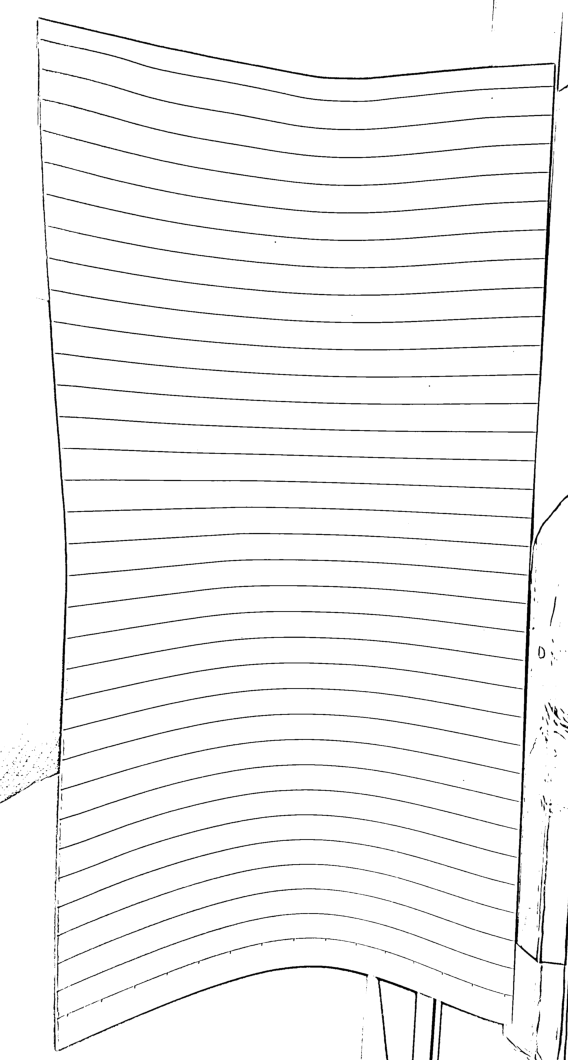
#> input picture Report/example_curve.png, 568 x 1060 px; its folder holds only this picture in this run
$ python -i basics.py   (imports and definitions only)
#> lines starting #> are read from the running program, lines starting #| are printed output that depends on the picture; after the words box and inside, x2 and y2 are one past the last pixel; in counts of white or black regions, pixels touching at a corner belong together
#> further down, picture is the input picture: shape (1060, 568, 3); min 0, max 255, mean 245.5
import cv2 as cv
import numpy as np
import matplotlib.pyplot as plt
from typing import Union
import math


class LineDetector:
    # [122 lines left out: functions __init__, get_valid_paths, mark_visited, line_detect, findall_lines, not called in this run]


class Curve:
    def __init__(self, cloud):
        self.cloud = cloud

    def point_at(self, t):
        return curve_fit(np.array([t]), self.cloud)[0]

    def velocity_at(self, t):
        return curve_fit(np.array([t]), self.cloud)[1]

    def velocity_at(self, t):
        return curve_fit(np.array([t]), self.cloud)[2]

# bump(variable, bin_size, starting_point, cur_bin, degree)
# https://personal.math.vt.edu/embree/math5466/lecture10.pdf
def step_function(x, start, end):
    return np.where((x >= start) & (x < end), 1.0, 0.0)

# [103 lines left out: functions bump, fn_fit, curve_fit, not called in this run]

# Energy minimizing algorithm

# Fast AI generated version for testing
def get_disc_kernel(radius):
    """Generates a normalized circular 2D kernel for convolution."""
    # Create a grid from -radius to +radius
    y, x = np.ogrid[-radius : radius + 1, -radius : radius + 1]
    mask = x**2 + y**2 <= radius**2
    kernel = mask.astype(np.float32)
    # Normalize so the sum of all weights equals 1.0 (calculates the mean)
    return kernel / np.sum(kernel)

def paper_clean_fast(img):
    print("Cleaning paper...")
    # Convert to float32 to prevent overflow during squaring and convolution
    img_float = img.astype(np.float32)

    # 1. Generate the circular kernels for radius r and R
    kernel_r2 = get_disc_kernel(3)
    kernel_r5 = get_disc_kernel(30)

    print("Computing global and local statistics simultaneously...")
    # 2. Compute pixel_brightness (radius 2 mean) across the entire image at once
    pixel_brightness = cv.filter2D(
        img_float, -1, kernel_r2, borderType=cv.BORDER_REFLECT
    )

    # 3. Compute local_brightness (radius 5 mean) across the entire image at once
    local_brightness = cv.filter2D(
        img_float, -1, kernel_r5, borderType=cv.BORDER_REFLECT
    )
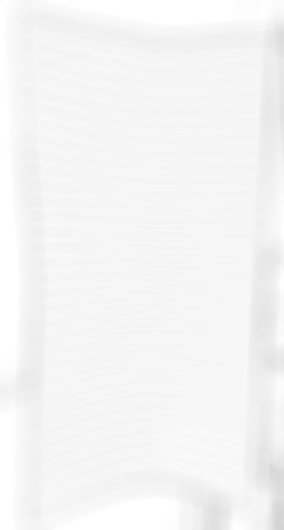
#> local_brightness: shape (1060, 568, 3) float32 (shown at 1/2 size); min 210.3, max 255, mean 245.5

    # 4. Compute local standard deviation mathematically: sqrt(E[X^2] - E[X]^2)
    img_sq = img_float**2
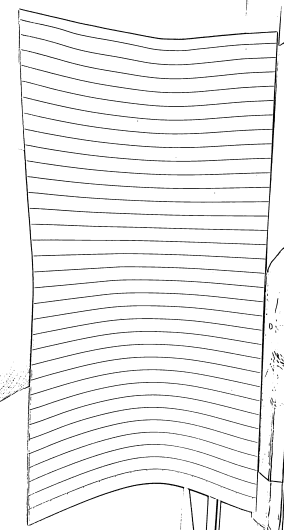
#> img_sq: shape (1060, 568, 3) float32 (shown at 1/2 size); min 0, max 65025, mean 61693.4; drawn with min black and max white
    local_mean_sq = cv.filter2D(
        img_sq, -1, kernel_r5, borderType=cv.BORDER_REFLECT
    )
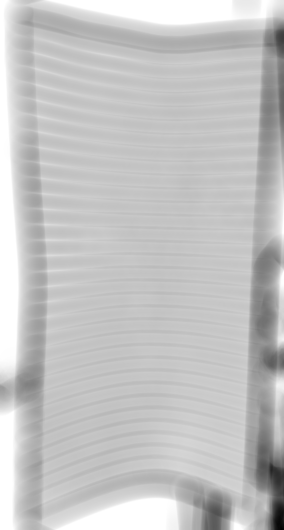
#> local_mean_sq: shape (1060, 568, 3) float32 (shown at 1/2 size); min 50675.4, max 65025, mean 61693.4; drawn with min black and max white

    # np.maximum(0, ...) prevents tiny negative numbers from floating-point inaccuracies
    local_variance = np.maximum(0, local_mean_sq - (local_brightness**2))
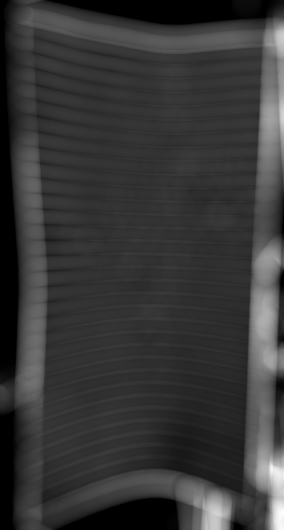
#> local_variance: shape (1060, 568, 3) float32 (shown at 1/2 size); min 0, max 6529.4, mean 1416; drawn with min black and max white
    local_std = np.sqrt(local_variance)
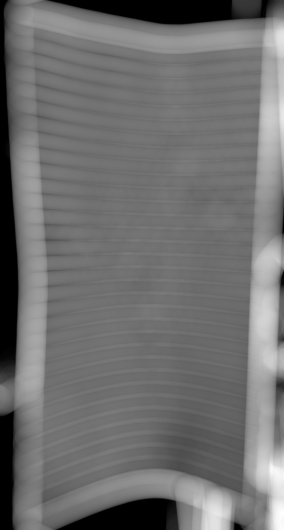
#> local_std: shape (1060, 568, 3) float32 (shown at 1/2 size); min 0, max 80.8, mean 35.3; drawn with min black and max white

    print("Applying adaptive threshold...")
    # 5. Initialize background with overall image mean
    paper_brightness = np.mean(img_float)
#> paper_brightness = 245.5
    new_img = np.full(img.shape, 255, dtype=np.uint8)

    # 6. Apply your exact conditional logic vector-wide using boolean masks
    dark_mask = pixel_brightness < (local_brightness - local_std)
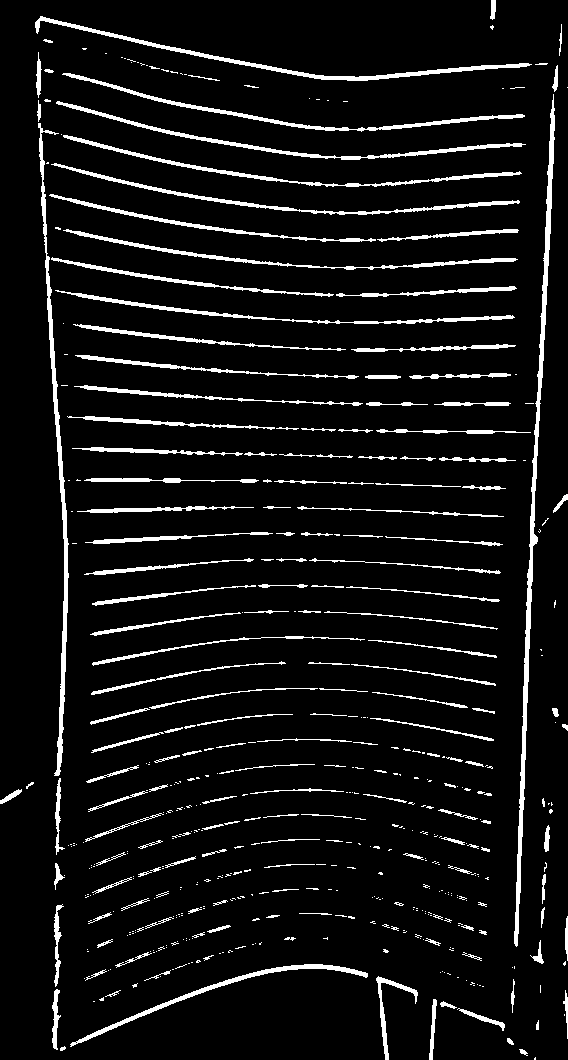
#> dark_mask: shape (1060, 568, 3) bool; 7.4% white; 486 white regions (308 under 20 px), largest, box (x1, y1, x2, y2) and area: (514, 94, 555, 947) 3757, (38, 123, 69, 776) 2695, (35, 16, 532, 81) 2079
    bright_mask = pixel_brightness > (local_brightness + local_std)
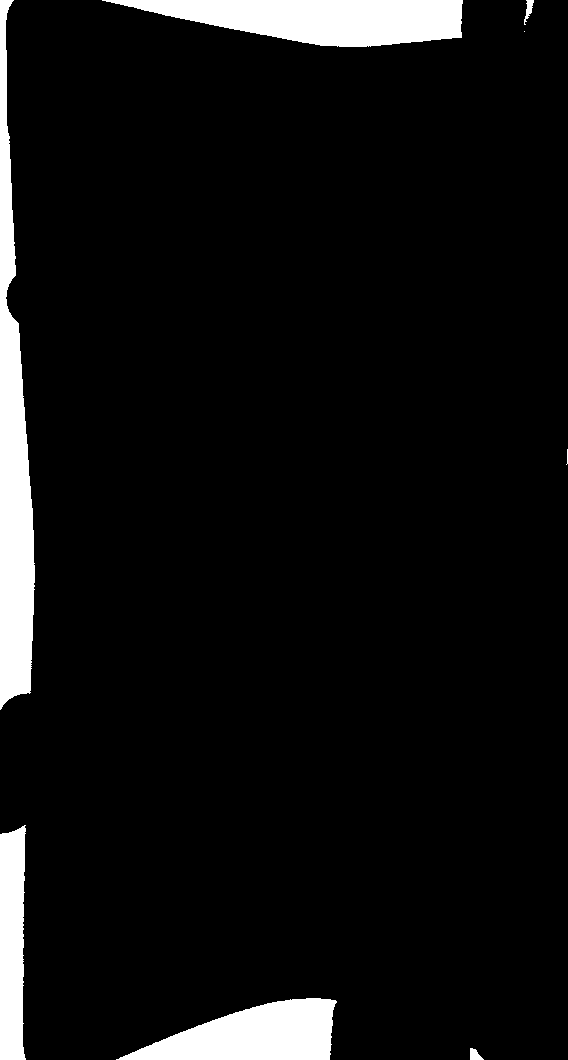
#> bright_mask: shape (1060, 568, 3) bool; 6.6% white; 8 white regions (2 under 20 px), largest, box (x1, y1, x2, y2) and area: (0, 0, 35, 710) 14161, (102, 0, 463, 47) 11460, (116, 998, 337, 1060) 8570, (0, 825, 26, 1060) 5474, (524, 0, 534, 25) 114, (470, 1048, 484, 1060) 108

    new_img[dark_mask] = 0
    new_img[bright_mask] = 255

    return new_img

# [17 lines left out: function display_lines, not called in this run]

>>> import cv2
>>> picture = cv2.imread('Report/example_curve.png')
>>> result = paper_clean_fast(picture)

$ run again, on Report/simple_clean.png
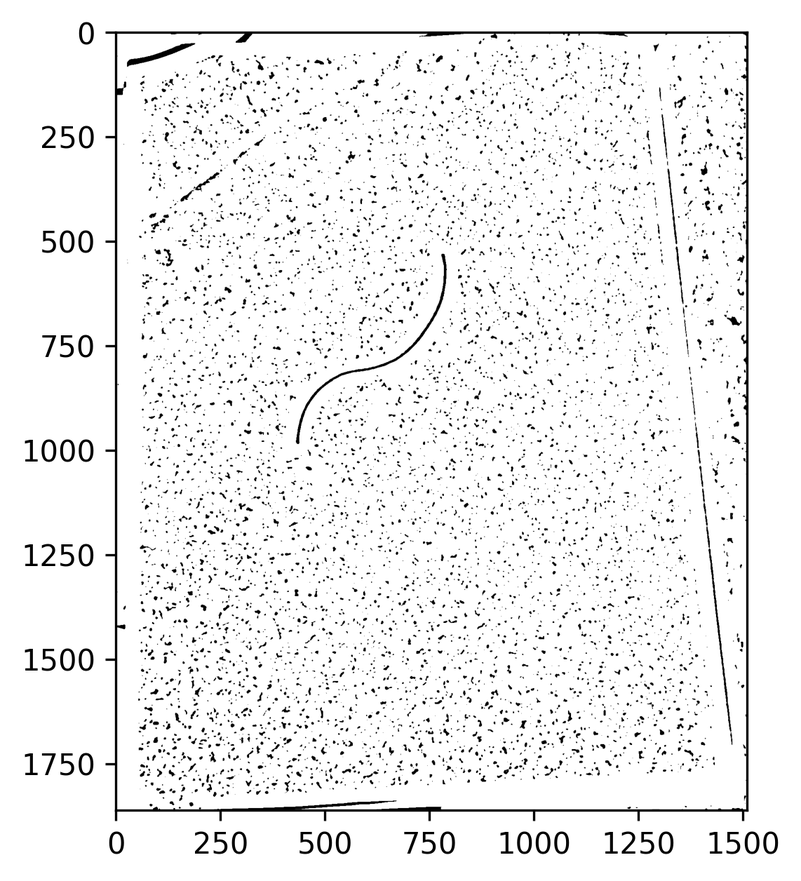
#> input picture Report/simple_clean.png, 801 x 881 px, shrunk from 1142 x 1256 before the run
#> picture is the input picture: shape (881, 801, 3); min 0, max 255, mean 241.3
#> in paper_clean_fast, `local_std = np.sqrt(local_variance)`:
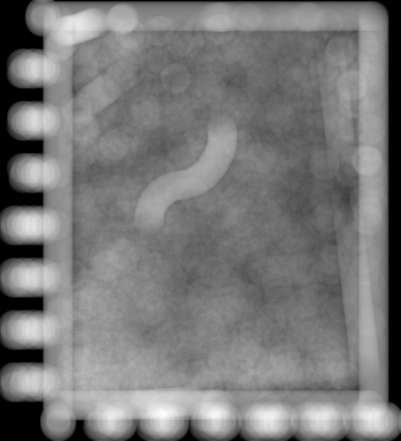
#> local_std: shape (881, 801, 3) float32 (shown at 1/2 size); min 0, max 93.51, mean 44.6; drawn with min black and max white
#> paper_brightness = 241.3
#> dark_mask: shape (881, 801, 3) bool; 5.7% white; 1106 white regions (714 under 20 px), largest, box (x1, y1, x2, y2) and area: (107, 30, 750, 820) 12768, (295, 253, 447, 444) 1132, (701, 490, 732, 729) 837
#> in paper_clean_fast, `bright_mask = pixel_brightness > (local_brightness + local_std)`:
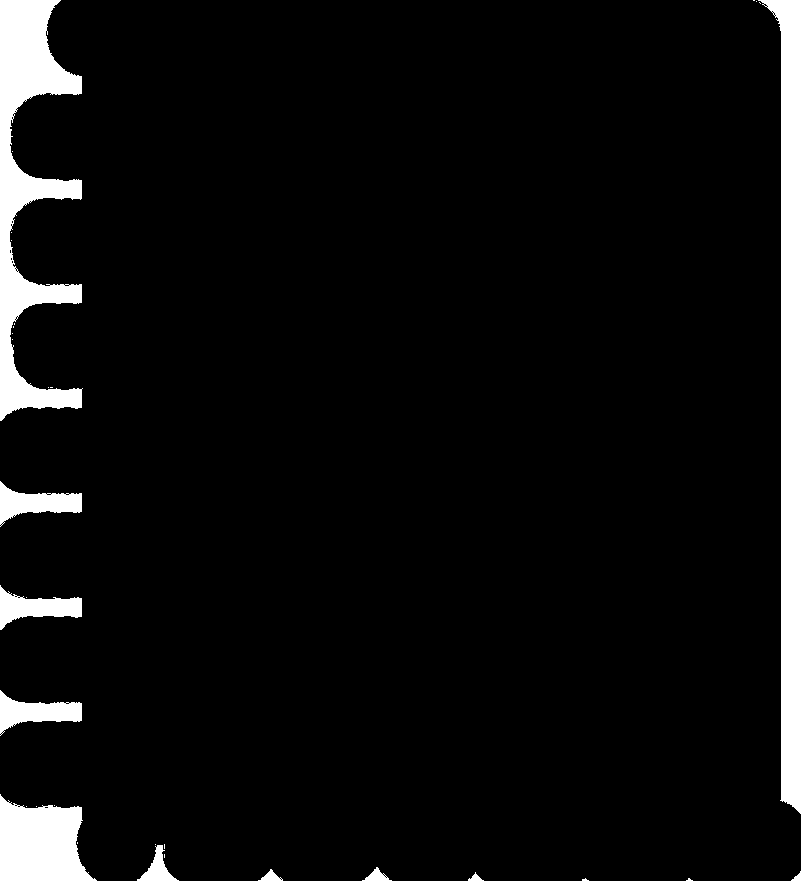
#> bright_mask: shape (881, 801, 3) bool; 6.2% white; 33 white regions (22 under 20 px), largest, box (x1, y1, x2, y2) and area: (758, 0, 801, 814) 16375, (0, 0, 83, 421) 14711, (0, 794, 97, 881) 6125
